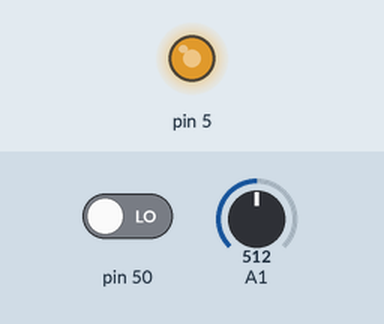
The sketch below on a simulated Arduino Mega 2560, built with avr-gcc and run on an emulated ATmega2560. On the bench: output pins drawn as LEDs (lit = HIGH). Inputs (shaded band) come from the test bench; at power-on: pin 50 LOW, A1 = 512.

Above: at 1.2 s.
1.3 s: pin 50 driven HIGH
At 2.4 s:
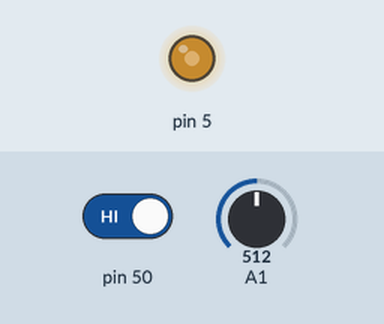
2.8 s: A1 set to 900
At 3.5 s:
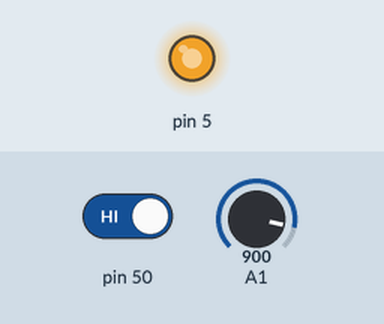
4.3 s: A1 set to 122
At 5.8 s:
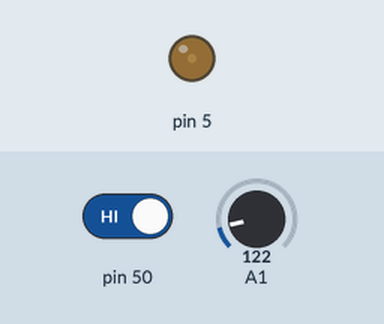
Timing chart, 0 to 7.3 s (numbered marks = the images above; inputs shaded):
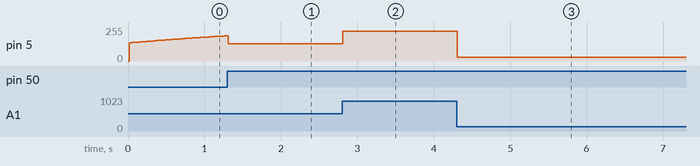

The sketch:

20240514_sinewave_from1to9.ino
```cpp
#define PI 3.141592653589793

// Change the frequency of PWM control
float potPWMfq = 70;

int prescaler = 256;

float potDC1;
int t = 0;
unsigned long time_1 = 0;
double theta = 0.0;
unsigned long sine_period = 10000; // 20 seconds in milliseconds

void setup() {
  Serial.begin(9600);

  pinMode(50, INPUT);
  pinMode(5, OUTPUT);

  int eightOnes = 255;
  TCCR3A &= ~eightOnes;
  TCCR3B &= ~eightOnes;

  TCCR3A = _BV(COM3A1);
  TCCR3B = _BV(WGM33) | _BV(CS32);
}

void pPWM(float pwmfreq, float pwmDC1) {
  ICR3 = F_CPU / (prescaler * pwmfreq * 2);
  OCR3A = (ICR3) * (pwmDC1 * 0.01);
}

void loop() {
  if(millis() - time_1 < sine_period) {
    t = millis() - time_1;
    theta = 2 * PI * t / sine_period; // Full sine wave cycle

    if (digitalRead(50) == HIGH) {
      potDC1 = analogRead(A1) * 100.0 / 1024.0;
    } else {
      // Generate full sine wave with values ranging from 25 to 85
      potDC1 = 25 + (57 * (sin(theta) + 1) / 2); // Scaling sin(theta) to range from 25 to 85
    }
    pPWM(potPWMfq, potDC1);
  } else {
    time_1 = millis();
    pPWM(potPWMfq, 0);
  }
}
```

Measured:
- after the input at 2.8 s, pin 5: 128/255 → 224/255 at once
- after the input at 4.3 s, pin 5: 224/255 → 30/255 at once
